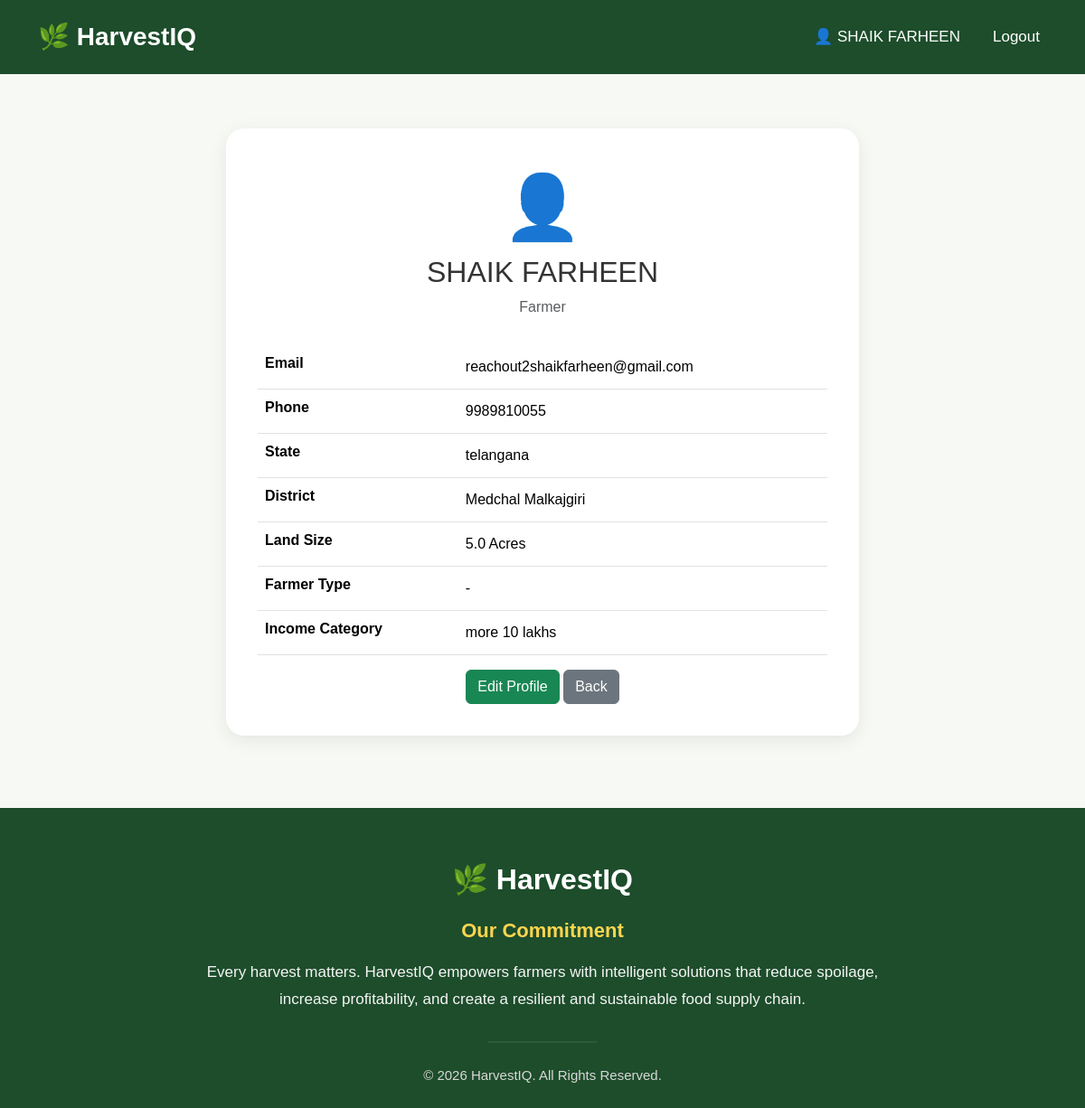
The page /profile (signed in) on the database as committed earlier.
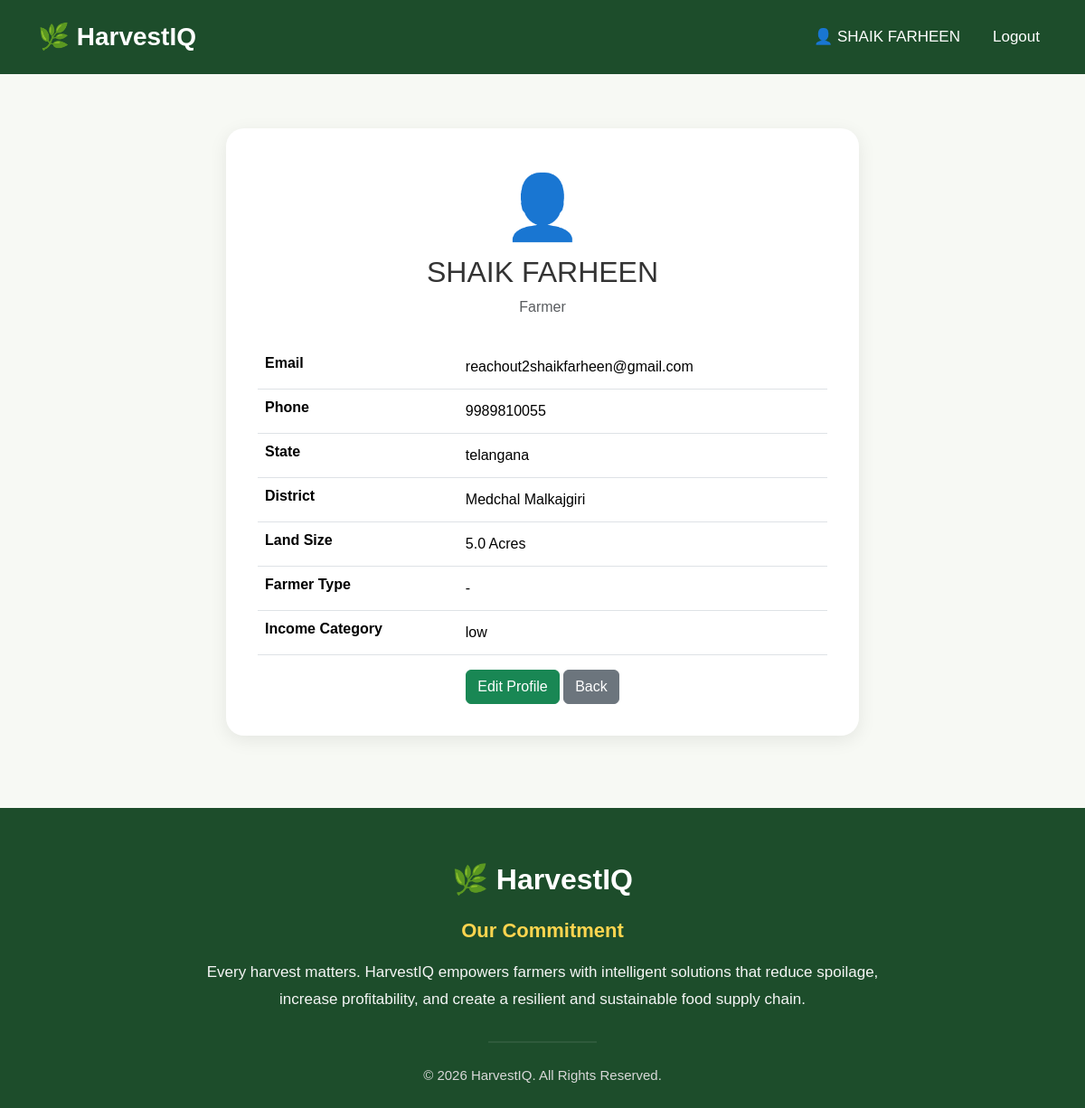
The same page on the database as committed later.
### app.py (models this page shows)
class Farmer(db.Model):
    __tablename__ = "farmers"
    id = db.Column(db.Integer, primary_key=True)
    user_id = db.Column(
        db.Integer,
        db.ForeignKey("users.id"),
        nullable=False,
        unique=True
    )
    state = db.Column(db.String(50))
    district = db.Column(db.String(50))
    land_size = db.Column(db.Float)
    farmer_type = db.Column(db.String(30))
    fpo_member = db.Column(db.Boolean)
    income_category = db.Column(db.String(30))
    user = db.relationship(
        "User",
        back_populates="farmer"
    )
    produce_batches = db.relationship(
        "ProduceBatch",
        back_populates="farmer",
        lazy=True,
        cascade="all, delete-orphan"
    )
    subsidy_applications = db.relationship(
        "SubsidyApplication",
        back_populates="farmer",
        lazy=True
    )

### app.py (the view)
@app.route("/profile")
def profile():
    if "user_id" not in session:
        flash("Please login first.", "warning")
        return redirect(url_for("login"))
    user = User.query.get(session["user_id"])
    farmer = Farmer.query.filter_by(user_id=user.id).first()
    return render_template(
        "profile.html",
        user=user,
        farmer=farmer
    )

### templates/profile.html (shortened to what this page needs)
{% extends "base.html" %}
{% block content %}
<div class="container">
    <div class="profile-card">
        <div class="profile-header">
            <div class="profile-icon">
                👤
            </div>
            <h2>{{ user.full_name }}</h2>
            <p class="text-muted">
                {{ user.role }}
            </p>
        </div>
        <table class="table info-table">
            <tr>
                <th>Email</th>
                <td>{{ user.email }}</td>
            </tr>
            <tr>
                <th>Phone</th>
                <td>{{ user.phone }}</td>
            </tr>
            <tr>
                <th>State</th>
                <td>{{ farmer.state }}</td>
            </tr>
            <tr>
                <th>District</th>
                <td>{{ farmer.district }}</td>
            </tr>
            <tr>
                <th>Land Size</th>
                <td>{{ farmer.land_size }} Acres</td>
            </tr>
            <tr>
                <th>Farmer Type</th>
                <td>{{ farmer.farmer_type }}</td>
            </tr>
            <tr>
                <th>Income Category</th>
                <td>{{ farmer.income_category }}</td>
            </tr>
        </table>
        <div class="text-center">
            <a href="{{ url_for('edit_profile') }}" class="btn btn-success">
                Edit Profile
            </a>
            <a href="{{ url_for('farmer_dashboard') }}" class="btn btn-secondary">
                Back
            </a>
        </div>
    </div>
</div>
{% endblock %}

Rows that differ between the two databases and show on the page:
changed Farmer "telangana": income_category "more 10 lakhs" → "low"
